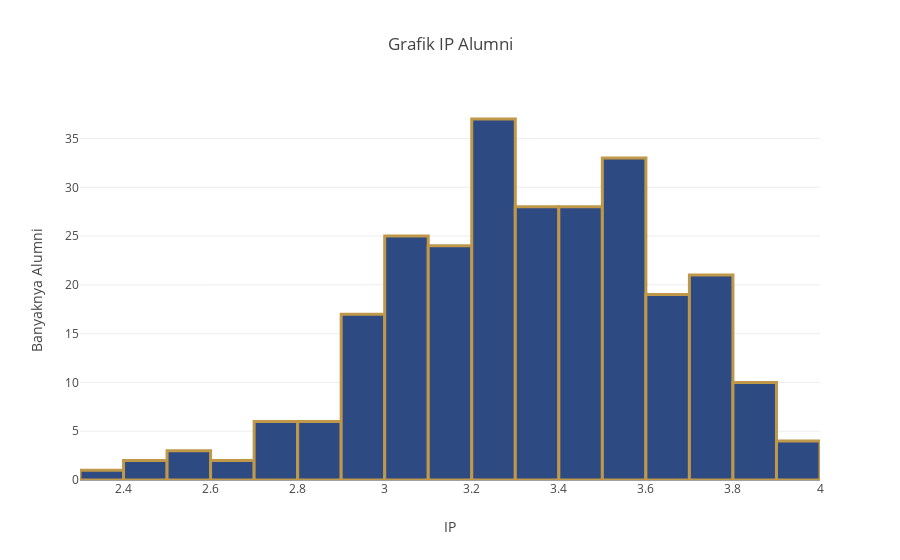

Notebook source saved alongside this figure:
### Code cell
ip1 = df['IP']

fig1 = go.Figure()
fig1.add_trace(go.Histogram(
    x=ip1,
    marker=dict(
        color='rgba(46, 74, 131, 1.0)',
        line=dict(
            color='rgba(191, 152, 73, 1.0)',
            width=3
        )
    )
))

fig1.update_xaxes(title_text="IP")  # Label x-axis
fig1.update_yaxes(title_text="Banyaknya Alumni")  # Label y-axis
fig1.update_layout(title="Grafik IP Alumni")  # Judul grafik

fig1.show()

### Figure 1 — Plotly figure (JSON) as saved in the notebook; plotly's stock layout.template omitted (floating-point values rounded to 4 significant figures; data arrays with more than 128 entries replaced by an {"elided": "..."} marker saying what was removed)
{"data": [{"marker": {"color": "rgba(46, 74, 131, 1.0)", "line": {"color": "rgba(191, 152, 73, 1.0)", "width": 3}}, "type": "histogram", "x": {"elided": "266 float values"}}], "layout": {"title": {"text": "Grafik IP Alumni"}, "xaxis": {"title": {"text": "IP"}}, "yaxis": {"title": {"text": "Banyaknya Alumni"}}}}
